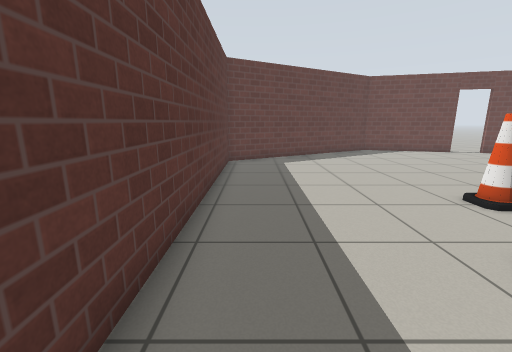
View 1 (above)

12 first-person views from a walk through a world built for the Gazebo simulator. The camera is 1 m above the floor, tilts 12° down and sees 90° across. The floor is counted in squares, 0.5 m on a side. Each view is taken from the middle of a square. On the plan, view 1 faces up. The plan holds only what a view shows up to about 16 squares ahead; the rest is blank. Gazebo's built-in surfaces are drawn with simple patterns.

View 2
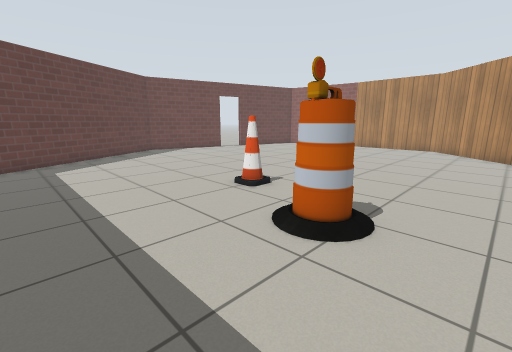

View 3
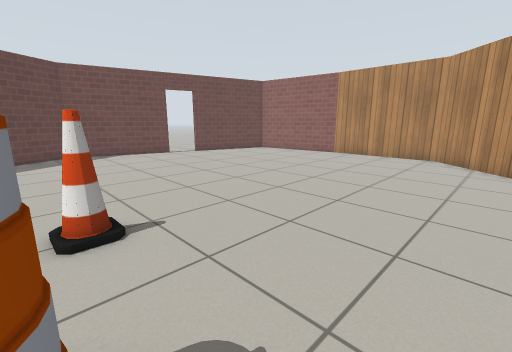

View 4
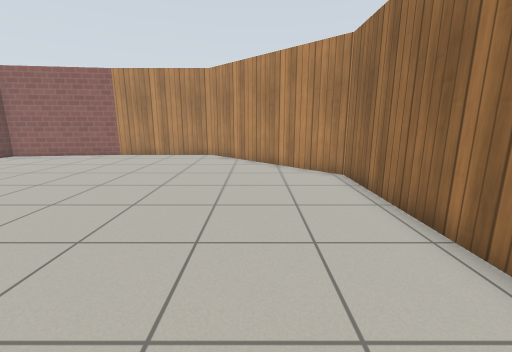

View 5
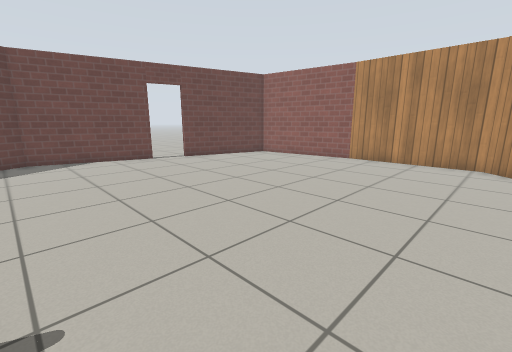

View 6
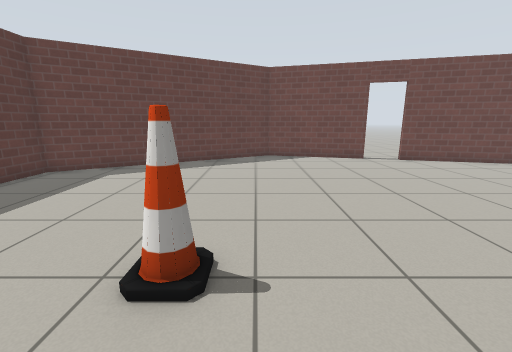

View 7
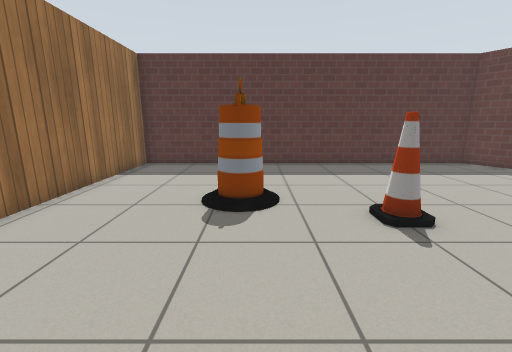

View 8
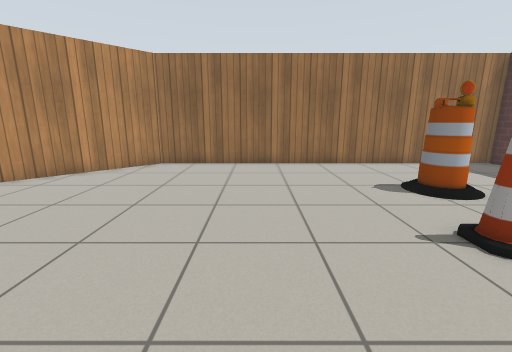

View 9
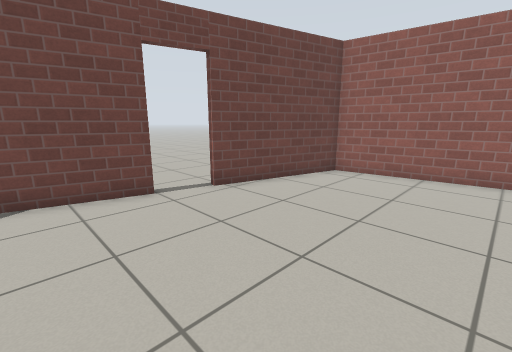

View 10
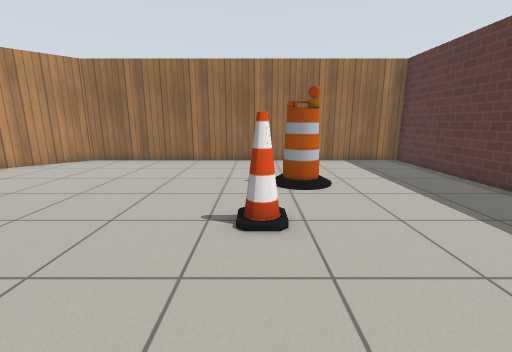

View 11
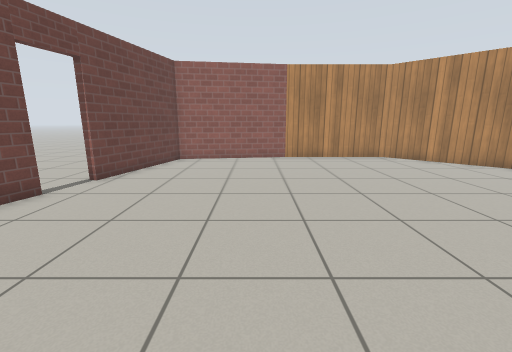

View 12
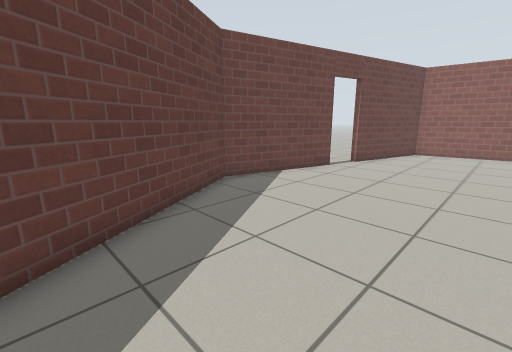

### Floor plan
Points are (right, up) in squares from view 1. A wall is a line through its corners. A room is listed if a view was taken in it or the views show most of it. See-through windows are left out.
Room 1 (views 1, 2, 3, 4, 5, 6, 7, 8, 9, 10, 11, 12)
walls: (13, 17) (7.7, 18.4) (-1.4, 13.1) (-1.4, -2.4) (14.6, -2.4) (20.7, 3.7) (20.7, 9.4); (20.7, 9.3) (19.9, 15.1) (14.6, 16.5)
ways out: open door at (13.5, 17)
objects: barrel (4, 2) to (5, 3); cone (6, 6)

Positions as (right, up) in squares from view 1, and headings:
1: (0, 0), facing up
2: (0, 0), facing up-right
3: (5, 1), facing up-right
4: (5, 1), facing right
5: (7, 3), facing up-right
6: (7, 3), facing up
7: (11, 3), facing left
8: (10, 10), facing down
9: (10, 10), facing up-right
10: (6, 11), facing down
11: (6, 11), facing right
12: (2, 11), facing up-right
